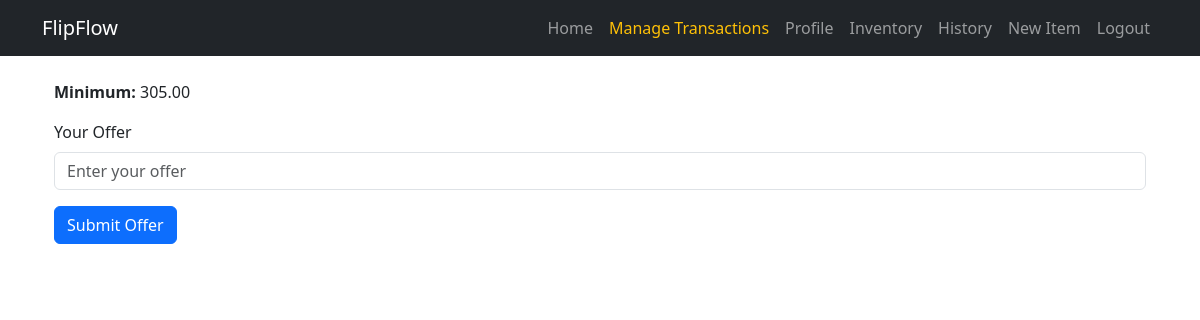
Before: /Market/place_offer/item-zero/ (signed in) with the older database file.
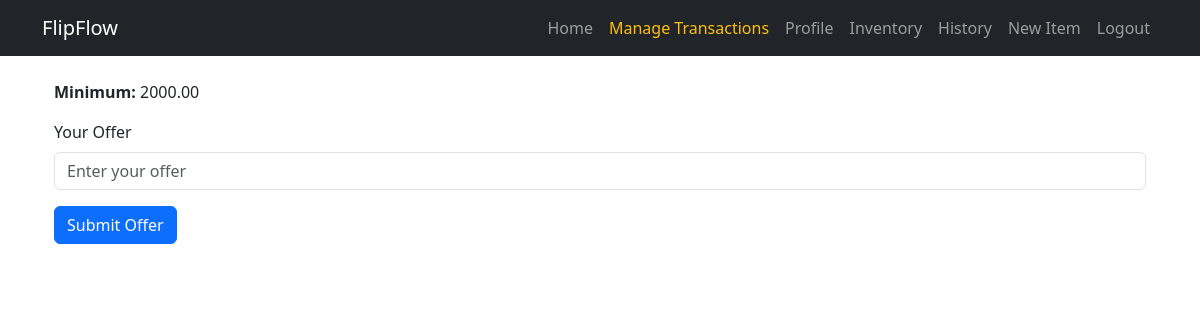
After: the same page with the newer database file.
### Item/models.py (models this page shows, shortened)
class Item(models.Model):
    Item_name= models.CharField(max_length=100, verbose_name="Item Name")
    Item_img = models.ImageField(upload_to=custom_upload_to,blank=True,null=True)
    Item_owner=models.ForeignKey(User,blank=True, null=True,verbose_name=_("Item Owner"), on_delete=models.CASCADE,related_name='item_owner')
    Item_description= models.TextField(verbose_name="Item Description")
    Item_price= models.DecimalField(max_digits=10, decimal_places=2, verbose_name="Item Price")
    Item_quantity= models.IntegerField(verbose_name="Item Quantity")
    Item_published=models.BooleanField(_("Item Published"), default=False, help_text=_("Is this item published?"))
    Item_createdat=models.DateTimeField(_("Item Created At"), auto_now_add=True)
    Item_category=models.ForeignKey('Category',on_delete=models.CASCADE,blank=True,null=True)
    Item_slug = models.SlugField(blank=True,null=True,unique=True)
    class Meta:
        verbose_name = _("Item")
        verbose_name_plural = _("Items")

### Market/views.py (the view)
# urls.py: path('place_offer/<slug:slug>/', views.place_offer, name='place_offer'),
@login_required
def place_offer(request,slug):
    item = get_object_or_404(Item,Item_slug=slug)
    profile = Profile.objects.get(user=request.user)
    if request.method == 'POST':
        offer_form = OfferForm(request.POST)
        if offer_form.is_valid():
            offer_amount = offer_form.cleaned_data['amount']
            if offer_amount < item.Item_price:
                messages.error(request, "Your offer must be higher than the minimum price!")
            else:
                transaction = Transaction.objects.create(
                    user_from=request.user,
                    user_to=item.Item_owner,
                    transaction_type='buy',
                    transaction_status='pending',
                    amount=offer_amount,
                    from_approve=True,  # Buyer has approved
                    to_approve=False,   # Seller must approve
                    items=item,
                )
                transaction.save()
                messages.success(request, "Your offer has been placed! Waiting for seller approval.")
                return redirect('/{}'.format(item.Item_slug))  # Redirect to item details page
    else:
        offer_form = OfferForm()
    return render(request, 'place_offer.html', {'offer_form': offer_form, 'item': item})

### Market/forms.py
class OfferForm(forms.Form):
    amount = forms.DecimalField(
        max_digits=10, decimal_places=2,
        label="Your Offer",
        widget=forms.NumberInput(attrs={'class': 'form-control', 'placeholder': 'Enter your offer'})
    )

### Market/templates/place_offer.html (shortened to what this page needs)
{% extends "base.html" %}
{% block body %}
{% load bootstrap4 %}
<div class="container">
  <div class=" col-md-12">
    <p><strong>Minimum:</strong> {{ item.Item_price|safe }}</p>
    <form  method="post" enctype="multipart/form-data">
      {% bootstrap_form offer_form %}
      <button type="submit" class="btn btn-primary">Submit Offer</button>
    </form>
  </div>
</div>
{% endblock body %}

Changed rows visible on the page:
changed Item: Item_price "305.00" → "2000.00"
